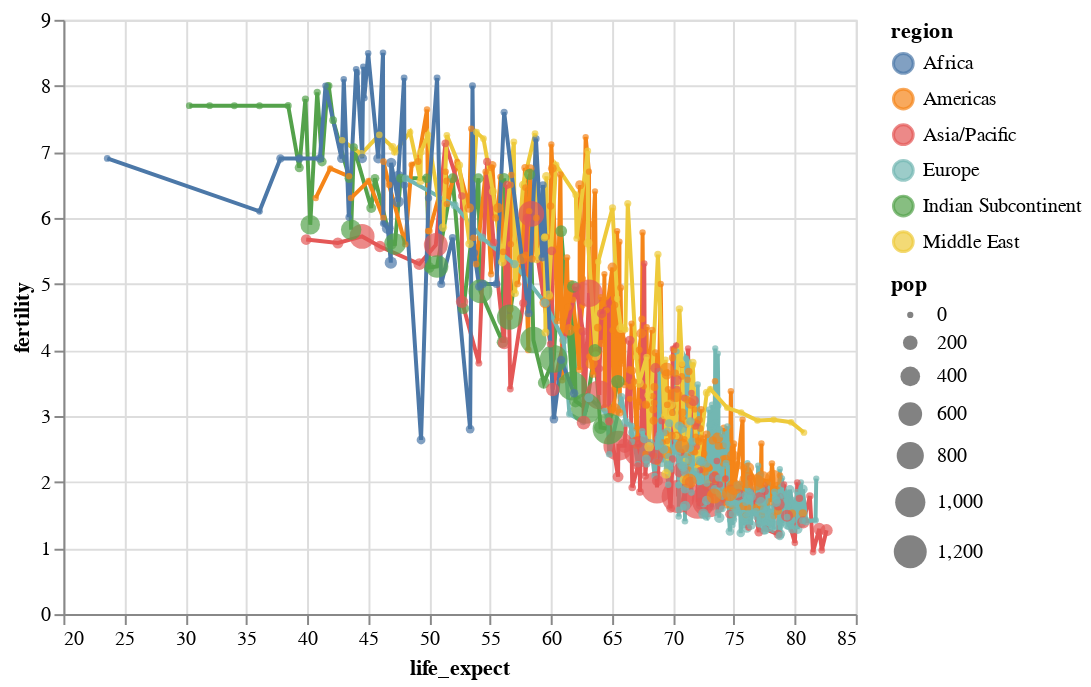

Notebook cell for this chart:
### Code cell
# go back to chart without faceting, try to show countries' trajectories as lines

circles = alt.Chart(  # assign circles layer to a variable
    df
).mark_circle(
).encode(
    x='life_expect',
    y='fertility',
    color='region:N',
    size=alt.Size('pop', scale=alt.Scale(range=[10, 300])),
    tooltip=['country', 'region', 'pop', 'fertility', 'life_expect', 'year']
)

lines = alt.Chart(  # draw lines, same encoding as above
    df
).mark_line(
).encode(
    x='life_expect',
    y='fertility',
    color='region:N',
)

(lines + circles).display()  # layer the two charts

### Figure 1 — Vega-Lite specification as saved in the notebook (floating-point values rounded to 4 significant figures; data arrays with more than 128 entries replaced by an {"elided": "..."} marker saying what was removed)
{"$schema": "https://vega.github.io/schema/vega-lite/v3.4.0.json", "config": {"mark": {"tooltip": null}, "view": {"height": 300, "width": 400}}, "data": {"name": "data-0daee3fd6be6fcabe993c518fbcc58b6"}, "datasets": {"data-0daee3fd6be6fcabe993c518fbcc58b6": {"elided": "693 records"}}, "layer": [{"encoding": {"color": {"field": "region", "type": "nominal"}, "x": {"field": "life_expect", "type": "quantitative"}, "y": {"field": "fertility", "type": "quantitative"}}, "mark": "line"}, {"encoding": {"color": {"field": "region", "type": "nominal"}, "size": {"field": "pop", "scale": {"range": [10, 300]}, "type": "quantitative"}, "tooltip": [{"field": "country", "type": "nominal"}, {"field": "region", "type": "nominal"}, {"field": "pop", "type": "quantitative"}, {"field": "fertility", "type": "quantitative"}, {"field": "life_expect", "type": "quantitative"}, {"field": "year", "type": "quantitative"}], "x": {"field": "life_expect", "type": "quantitative"}, "y": {"field": "fertility", "type": "quantitative"}}, "mark": "circle"}]}
